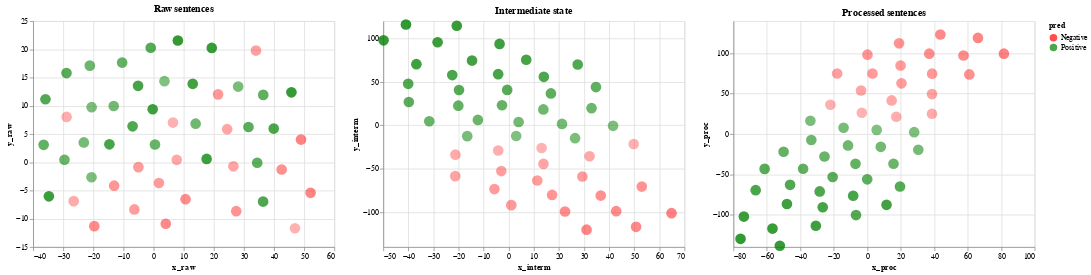

Write notebook code for a chart like this one.
### Code cell
words_tsned | interm_tsned | sentences_tsned

### Figure 1 — Vega-Lite specification as saved in the notebook (floating-point values rounded to 4 significant figures)
{"config": {"view": {"continuousWidth": 400, "continuousHeight": 300}}, "hconcat": [{"mark": {"type": "circle", "size": 200}, "encoding": {"color": {"type": "nominal", "field": "pred", "scale": {"domain": ["Negative", "Positive"], "range": ["red", "green"]}}, "opacity": {"type": "nominal", "field": "prob", "legend": null, "scale": {"type": "log"}}, "tooltip": [{"type": "nominal", "field": "sentence"}, {"type": "nominal", "field": "prob"}], "x": {"type": "quantitative", "field": "x_raw"}, "y": {"type": "quantitative", "field": "y_raw"}}, "selection": {"selector018": {"type": "interval", "empty": "none", "encodings": ["x", "y"]}}, "title": "Raw sentences"}, {"mark": {"type": "circle", "size": 200}, "encoding": {"color": {"type": "nominal", "field": "pred", "scale": {"domain": ["Negative", "Positive"], "range": ["red", "green"]}}, "opacity": {"type": "nominal", "field": "prob", "legend": null}, "tooltip": [{"type": "nominal", "field": "sentence"}, {"type": "nominal", "field": "prob"}], "x": {"type": "quantitative", "field": "x_interm"}, "y": {"type": "quantitative", "field": "y_interm"}}, "selection": {"selector020": {"type": "interval", "empty": "none", "encodings": ["x", "y"]}}, "title": "Intermediate state"}, {"mark": {"type": "circle", "size": 200}, "encoding": {"color": {"type": "nominal", "field": "pred", "scale": {"domain": ["Negative", "Positive"], "range": ["red", "green"]}}, "opacity": {"type": "nominal", "field": "prob", "legend": null}, "tooltip": [{"type": "nominal", "field": "sentence"}, {"type": "nominal", "field": "prob"}], "x": {"type": "quantitative", "field": "x_proc"}, "y": {"type": "quantitative", "field": "y_proc"}}, "selection": {"selector019": {"type": "interval", "empty": "none", "encodings": ["x", "y"]}}, "title": "Processed sentences"}], "data": {"name": "data-6136212a69d69d07cf0a7f758e6c46ae"}, "$schema": "https://vega.github.io/schema/vega-lite/v4.8.1.json", "datasets": {"data-6136212a69d69d07cf0a7f758e6c46ae": [{"x_raw": 12.99, "y_raw": 13.89, "x_interm": -14.64, "y_interm": 74.54, "x_proc": 11.51, "y_proc": -87.74, "sentence": "I have eaten here multiple times, and each time the food was delicious.", "prob": "0.94", "pred": "Positive"}, {"x_raw": -35.91, "y_raw": 11.16, "x_interm": -40.07, "y_interm": 47.79, "x_proc": -6.737, "y_proc": -100.5, "sentence": "Great choice!", "prob": "0.84", "pred": "Positive"}, {"x_raw": -20.62, "y_raw": -2.656, "x_interm": 41.54, "y_interm": -0.525, "x_proc": 28.03, "y_proc": 2.29, "sentence": "Crust is not good.", "prob": "0.06", "pred": "Positive"}, {"x_raw": 27.43, "y_raw": -8.657, "x_interm": 53.0, "y_interm": -70.47, "x_proc": 18.99, "y_proc": 112.4, "sentence": "I mean really, how do you get so famous for your fish and chips when it's so terrible!?!", "prob": "-1.06", "pred": "Negative"}, {"x_raw": -5.05, "y_raw": -0.8593, "x_interm": -5.717, "y_interm": -73.35, "x_proc": 3.085, "y_proc": 75.04, "sentence": "Maybe if they weren't cold they would have been somewhat edible.", "prob": "-0.71", "pred": "Negative"}, {"x_raw": 6.428, "y_raw": 7.028, "x_interm": 49.78, "y_interm": -21.5, "x_proc": -22.05, "y_proc": 36.3, "sentence": "The movie was very interesting from beginning to the end.  ", "prob": "-0.07", "pred": "Negative"}, {"x_raw": 19.31, "y_raw": 20.25, "x_interm": -20.72, "y_interm": 114.6, "x_proc": -56.64, "y_proc": -117.2, "sentence": "The sergeant pepper beef sandwich with auju sauce is an excellent sandwich as well.", "prob": "1.91", "pred": "Positive"}, {"x_raw": 21.4, "y_raw": 12.02, "x_interm": 1.006, "y_interm": -91.84, "x_proc": 38.74, "y_proc": 74.81, "sentence": "First - the bathrooms at this location were dirty- Seat covers were not replenished & just plain yucky!!!", "prob": "-0.84", "pred": "Negative"}, {"x_raw": -36.51, "y_raw": 3.085, "x_interm": -20.1, "y_interm": 22.67, "x_proc": -7.052, "y_proc": -36.96, "sentence": "Works as described.", "prob": "0.58", "pred": "Positive"}, {"x_raw": 17.61, "y_raw": 0.5985, "x_interm": -3.67, "y_interm": 93.69, "x_proc": -30.74, "y_proc": -113.6, "sentence": "The sets (especially designed to work with the camera) are amazing....stylized, beautiful and effective.  ", "prob": "1.23", "pred": "Positive"}, {"x_raw": 24.42, "y_raw": 5.863, "x_interm": 13.83, "y_interm": -44.33, "x_proc": -3.718, "y_proc": 53.92, "sentence": "however, my girl was complain that some time the phone doesn't wake up like normal phone does.", "prob": "-0.46", "pred": "Negative"}, {"x_raw": -28.92, "y_raw": 15.79, "x_interm": -0.6258, "y_interm": 40.77, "x_proc": -61.35, "y_proc": -43.19, "sentence": "dont buy it.", "prob": "0.7", "pred": "Positive"}, {"x_raw": -26.53, "y_raw": -6.882, "x_interm": -21.27, "y_interm": -33.73, "x_proc": 38.66, "y_proc": 25.1, "sentence": "And then tragedy struck.", "prob": "-0.18", "pred": "Negative"}, {"x_raw": 34.4, "y_raw": -0.0865, "x_interm": 16.79, "y_interm": 36.76, "x_proc": -0.05919, "y_proc": -56.11, "sentence": "So I had to take the battery out of the phone put it all back together and then restart it.", "prob": "0.63", "pred": "Positive"}, {"x_raw": 45.75, "y_raw": 12.38, "x_interm": -49.88, "y_interm": 97.85, "x_proc": -52.27, "y_proc": -138.5, "sentence": "If you do watch it, however, there are small consolations: The actresses playing Anne's sisters each do a wonderful job with their roles.  ", "prob": "2.01", "pred": "Positive"}, {"x_raw": 39.88, "y_raw": 5.971, "x_interm": -22.51, "y_interm": 57.88, "x_proc": -66.7, "y_proc": -69.61, "sentence": "Feelings, thoughts...Gabriel's discomfort during the dance...all these intangibles leap to life and come within the viewer's grasp in Huston's portrayal.  ", "prob": "0.89", "pred": "Positive"}, {"x_raw": -20.58, "y_raw": 9.758, "x_interm": 26.42, "y_interm": -14.76, "x_proc": -34.01, "y_proc": 16.49, "sentence": "Waitress was sweet and funny.", "prob": "0.08", "pred": "Positive"}, {"x_raw": 1.766, "y_raw": -3.674, "x_interm": 29.33, "y_interm": -58.84, "x_proc": 19.89, "y_proc": 84.94, "sentence": "Furthermore, you can't even find hours of operation on the website!", "prob": "-0.71", "pred": "Negative"}, {"x_raw": 36.36, "y_raw": -6.961, "x_interm": 13.97, "y_interm": 55.82, "x_proc": -28.44, "y_proc": -71.15, "sentence": "No one at the table thought the food was above average or worth the wait that we had for it.", "prob": "0.87", "pred": "Positive"}, {"x_raw": 46.93, "y_raw": -11.68, "x_interm": 13.08, "y_interm": -26.05, "x_proc": -3.262, "y_proc": 26.33, "sentence": "I do not know if this was Emilio Estevez's directorial debut, but the pacing, the interplay and development of the characters as well as some clever camera work surrounding the character Estevez plays all suggest a natural eye.  ", "prob": "-0.05", "pred": "Negative"}, {"x_raw": 48.94, "y_raw": 4.019, "x_interm": 64.84, "y_interm": -101.1, "x_proc": 81.66, "y_proc": 99.62, "sentence": "You can't even tell if they have any talent because they not only have pathetic lines to speak but the director gave them no action.  ", "prob": "-1.87", "pred": "Negative"}, {"x_raw": -34.77, "y_raw": -6.034, "x_interm": -28.36, "y_interm": 95.62, "x_proc": -73.75, "y_proc": -102.3, "sentence": "This is an excellent film.  ", "prob": "1.6", "pred": "Positive"}, {"x_raw": -6.378, "y_raw": -8.347, "x_interm": 11.36, "y_interm": -63.43, "x_proc": 20.43, "y_proc": 62.82, "sentence": "I found this product to be waaay too big.", "prob": "-0.66", "pred": "Negative"}, {"x_raw": -14.68, "y_raw": 3.173, "x_interm": -4.23, "y_interm": 58.91, "x_proc": -8.43, "y_proc": -76.46, "sentence": "I will be back many times soon.", "prob": "0.9", "pred": "Positive"}, {"x_raw": -13.11, "y_raw": -4.147, "x_interm": 17.25, "y_interm": -80.11, "x_proc": 0.09813, "y_proc": 98.35, "sentence": "There is nothing privileged about working/eating there.", "prob": "-0.87", "pred": "Negative"}, {"x_raw": 31.51, "y_raw": 6.246, "x_interm": -39.83, "y_interm": 26.86, "x_proc": -20.7, "y_proc": -53.22, "sentence": "As much as I'd like to go back, I can't get passed the atrocious service and will never return.", "prob": "0.69", "pred": "Positive"}, {"x_raw": -13.25, "y_raw": 9.97, "x_interm": 3.915, "y_interm": 3.878, "x_proc": 8.07, "y_proc": -15.83, "sentence": "We won't be going back anytime soon!", "prob": "0.25", "pred": "Positive"}, {"x_raw": 26.49, "y_raw": -0.7229, "x_interm": -21.32, "y_interm": -58.43, "x_proc": 38.67, "y_proc": 49.49, "sentence": "I guess that nobody at the network that aired this dribble watched it before putting it on.  ", "prob": "-0.49", "pred": "Negative"}, {"x_raw": 8.046, "y_raw": 21.56, "x_interm": -40.97, "y_interm": 116.1, "x_proc": -75.74, "y_proc": -129.9, "sentence": "He also came back to check on us regularly, excellent service.", "prob": "2.22", "pred": "Positive"}, {"x_raw": -10.45, "y_raw": 17.66, "x_interm": -2.708, "y_interm": 23.13, "x_proc": -50.02, "y_proc": -21.93, "sentence": "Service was fine and the waitress was friendly.", "prob": "0.54", "pred": "Positive"}, {"x_raw": 10.6, "y_raw": -6.536, "x_interm": 22.4, "y_interm": -99.15, "x_proc": 37.05, "y_proc": 99.57, "sentence": "As many people complained, I found this headset's microphone was very weak.", "prob": "-1.15", "pred": "Negative"}, {"x_raw": 7.678, "y_raw": 0.4337, "x_interm": 32.18, "y_interm": -35.62, "x_proc": 14.56, "y_proc": 41.65, "sentence": "I didn't think that the instructions provided were helpful to me.", "prob": "-0.28", "pred": "Negative"}, {"x_raw": 28.07, "y_raw": 13.41, "x_interm": -16.55, "y_interm": -12.42, "x_proc": -14.18, "y_proc": 7.761, "sentence": "The puppets look really cheesy , not in a good way like in the Puppet Master 80's flicks.  ", "prob": "0.1", "pred": "Positive"}, {"x_raw": 13.95, "y_raw": 6.84, "x_interm": 13.77, "y_interm": 18.31, "x_proc": -11.52, "y_proc": -14.14, "sentence": "Now the pizza itself was good the peanut sauce was very tasty.", "prob": "0.35", "pred": "Positive"}, {"x_raw": 3.603, "y_raw": 14.36, "x_interm": 2.954, "y_interm": -12.3, "x_proc": 5.62, "y_proc": 5.109, "sentence": "It'll be a regular stop on my trips to Phoenix!", "prob": "0.04", "pred": "Positive"}, {"x_raw": 52.11, "y_raw": -5.416, "x_interm": 31.0, "y_interm": -120.1, "x_proc": 66.14, "y_proc": 119.1, "sentence": "I hate writing bad reviews about films - especially those in which I really like the star - but this film is so bad I don't believe for one second that anyone could have been proud of it.  ", "prob": "-1.55", "pred": "Negative"}, {"x_raw": -0.96, "y_raw": 20.27, "x_interm": -19.83, "y_interm": 40.66, "x_proc": 19.55, "y_proc": -65.0, "sentence": "Excellently produced by one of Sci-fi's best producers Scot Vandiver !  ", "prob": "0.78", "pred": "Positive"}, {"x_raw": 4.045, "y_raw": -10.89, "x_interm": 50.72, "y_interm": -116.8, "x_proc": 43.68, "y_proc": 123.3, "sentence": "I would avoid this place if you are staying in the Mirage.", "prob": "-1.49", "pred": "Negative"}, {"x_raw": -5.161, "y_raw": 13.54, "x_interm": 6.954, "y_interm": 75.55, "x_proc": -26.62, "y_proc": -90.81, "sentence": "And the beans and rice were mediocre at best.", "prob": "0.91", "pred": "Positive"}, {"x_raw": -29.61, "y_raw": 0.4444, "x_interm": -12.3, "y_interm": 6.239, "x_proc": 15.67, "y_proc": -36.84, "sentence": "nice leather.", "prob": "0.38", "pred": "Positive"}, {"x_raw": -6.978, "y_raw": 6.36, "x_interm": 27.46, "y_interm": 70.01, "x_proc": -46.15, "y_proc": -62.97, "sentence": "The best electronics of the available FM Transmitters.", "prob": "0.86", "pred": "Positive"}, {"x_raw": -0.3063, "y_raw": 9.385, "x_interm": -36.81, "y_interm": 70.39, "x_proc": -48.02, "y_proc": -86.75, "sentence": "O my gosh the best phone I have ever had.", "prob": "0.97", "pred": "Positive"}, {"x_raw": -21.18, "y_raw": 17.12, "x_interm": 32.97, "y_interm": 19.79, "x_proc": -33.46, "y_proc": -7.366, "sentence": "Nice design and quality.", "prob": "0.37", "pred": "Positive"}, {"x_raw": 42.5, "y_raw": -1.279, "x_interm": 36.63, "y_interm": -80.82, "x_proc": 60.99, "y_proc": 73.87, "sentence": "This one wants to surf on the small wave of space movies in 1998 (Deep Impact and Armageddon), and this one fails everywhere.  ", "prob": "-1.09", "pred": "Negative"}, {"x_raw": -28.88, "y_raw": 8.031, "x_interm": -4.21, "y_interm": -28.94, "x_proc": 17.32, "y_proc": 21.48, "sentence": "Absolutel junk.", "prob": "-0.08", "pred": "Negative"}, {"x_raw": 33.98, "y_raw": 19.78, "x_interm": -2.974, "y_interm": -52.67, "x_proc": -18.0, "y_proc": 75.04, "sentence": "The sound is clear and the people I talk to on it are amazed at the quality too.", "prob": "-0.65", "pred": "Negative"}, {"x_raw": -23.17, "y_raw": 3.519, "x_interm": 21.21, "y_interm": 1.653, "x_proc": 30.5, "y_proc": -19.53, "sentence": "A pretty good product.", "prob": "0.23", "pred": "Positive"}, {"x_raw": 0.4481, "y_raw": 3.141, "x_interm": -31.68, "y_interm": 4.753, "x_proc": -25.58, "y_proc": -27.84, "sentence": "I got home to see the driest damn wings ever!", "prob": "0.45", "pred": "Positive"}, {"x_raw": -19.69, "y_raw": -11.31, "x_interm": 42.79, "y_interm": -98.8, "x_proc": 57.5, "y_proc": 97.3, "sentence": "Avoid at all costs.  ", "prob": "-1.32", "pred": "Negative"}, {"x_raw": 36.4, "y_raw": 11.93, "x_interm": 34.74, "y_interm": 44.04, "x_proc": -38.36, "y_proc": -43.05, "sentence": "I always order from the vegetarian menu during dinner, which has a wide array of options to choose from.", "prob": "0.61", "pred": "Positive"}]}}
